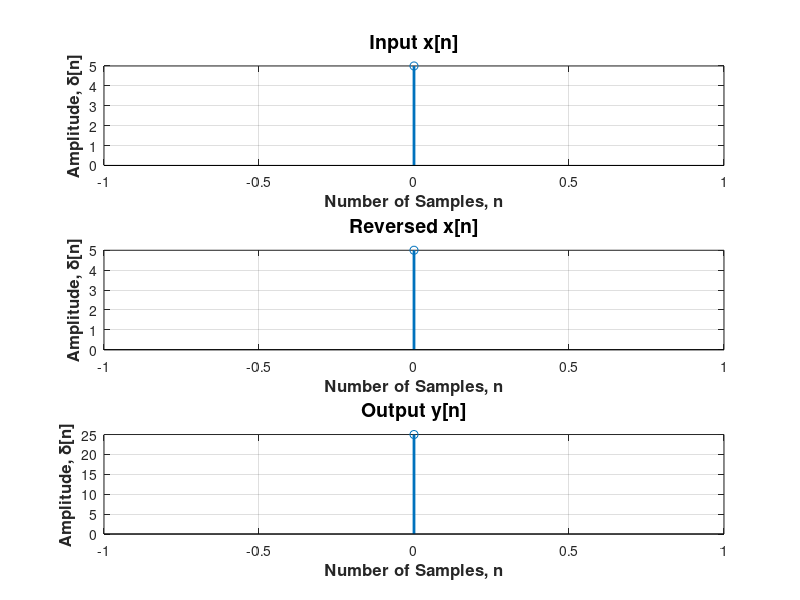

This figure's MATLAB source:
clc;
clear all;
close all;
x = input("Enter the input sequence x[n]: ");
xrev = fliplr(x);
xlen = length(x);
ylen = xlen + xlen -1;
for i = 1:xlen
    for j = 1:xlen
        y(i,i+j-1) = x(i).*xrev(j);
    end
end
y = sum(y);
%y = conv(x, h);
disp(y);

subplot(3, 1, 1);
stem((0:xlen-1),x,'linewidth',2);
xlabel('Number of Samples, n','fontsize',12,'fontweight','bold');
ylabel('Amplitude, \delta[n]','fontsize', 12,'fontweight', 'bold');
title('Input x[n]', 'fontsize', 14);
grid on;
hold on;

subplot(3,1,2);
stem((0:xlen-1),xrev,'linewidth',2);
xlabel('Number of Samples, n','fontsize',12,'fontweight','bold');
ylabel('Amplitude, \delta[n]','fontsize', 12,'fontweight', 'bold');
title('Reversed x[n]', 'fontsize', 14);
grid on;
hold on;

subplot(3, 1, 3);
stem((0:ylen-1),y,'linewidth',2);
xlabel('Number of Samples, n','fontsize',12,'fontweight','bold');
ylabel('Amplitude, \delta[n]','fontsize', 12,'fontweight', 'bold');
title('Output y[n]', 'fontsize', 14);
grid on;
hold on;
